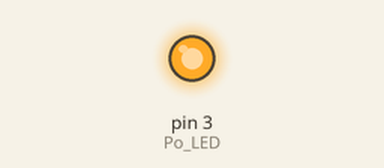
This sketch was run on a simulated Arduino Uno, built with avr-gcc and run on an emulated ATmega328P. Shown: output pins drawn as LEDs (lit = HIGH).

Above: at 1.0 s.
At 5.5 s:
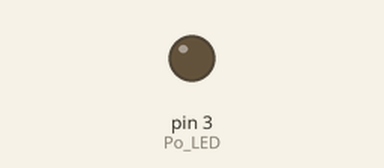
Timing chart, 0 to 6.9 s (numbered marks = the images above):
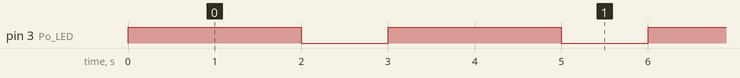

Measured:
- by itself, pin 3 (Po_LED): alternates HIGH for 2.0 s and LOW for 1.0 s

The sketch:

PO_LED_ctrl.ino
```cpp
//digital pin 2
//#define Po_LED 2
//digital pin 3
#define Po_LED 3

void setup() {
   pinMode(Po_LED, OUTPUT);
}

// the loop function runs over and over again forever
void loop() {
   digitalWrite(Po_LED, HIGH);   // 讓LED不亮
   delay(2000);              // wait for a second
   digitalWrite(Po_LED, LOW);    // 讓LED亮
   delay(1000);              // wait for a second
}
```
